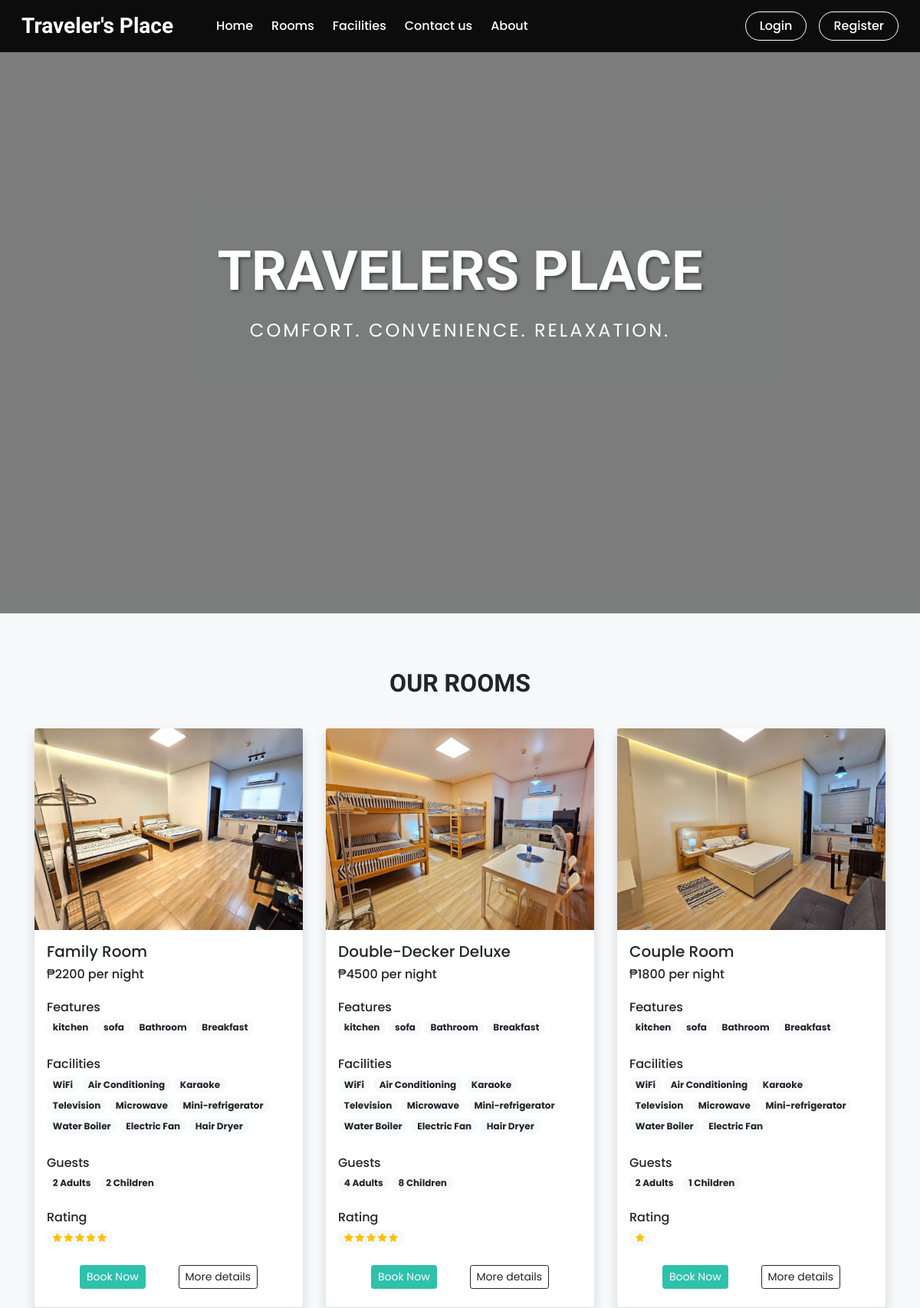
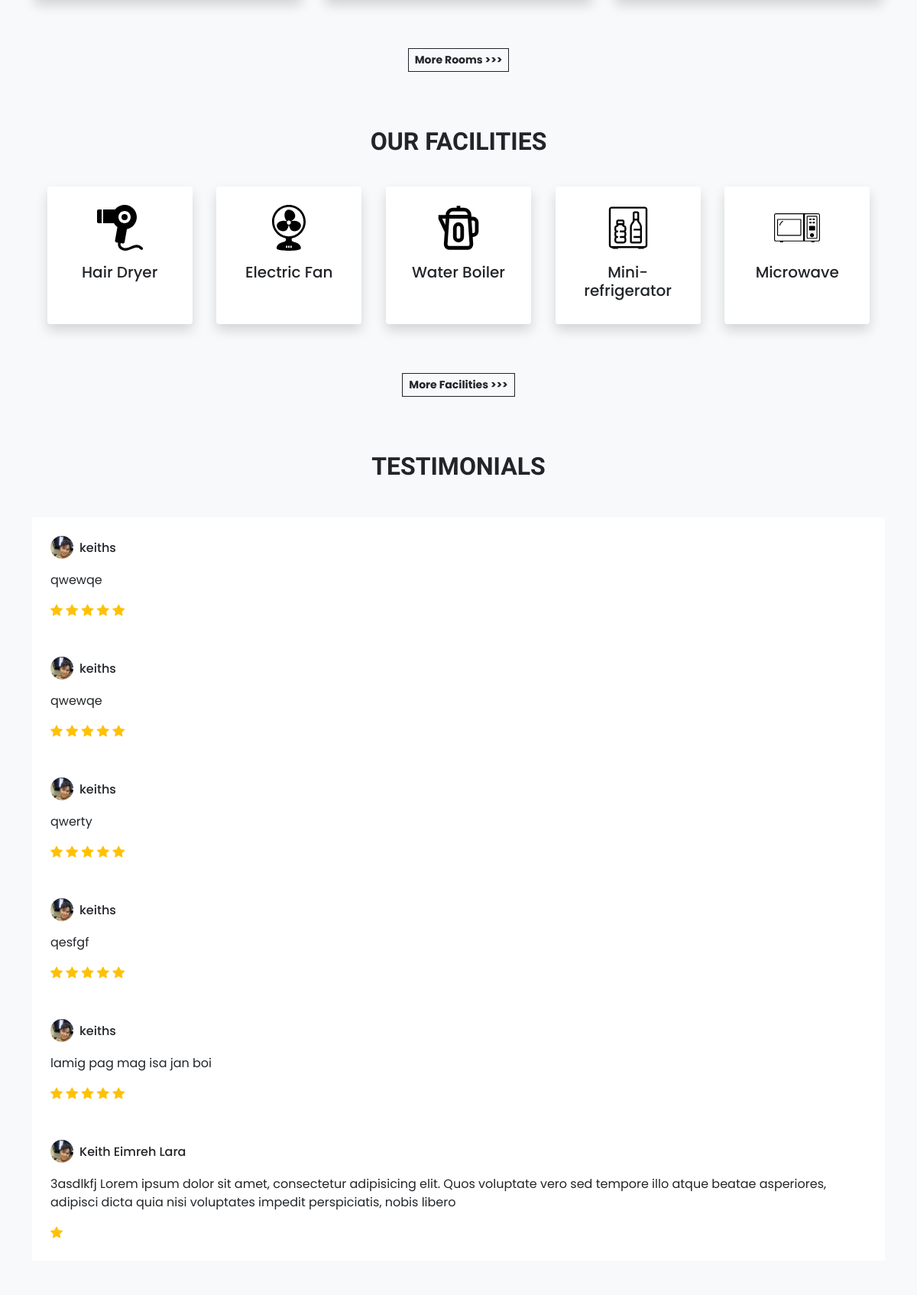
The page / (upper part) on the database its author committed (2 pictures, top to bottom).
### tables this page shows
CREATE TABLE `settings` (
  `sr_no` int(11) NOT NULL AUTO_INCREMENT,
  `site_title` varchar(50) NOT NULL,
  `site_about` varchar(250) NOT NULL,
  `shutdown` tinyint(1) NOT NULL,
  `payment_gcash_number` varchar(100) DEFAULT NULL,
  `payment_maya_number` varchar(100) DEFAULT NULL,
  `payment_gcash_qr` varchar(255) DEFAULT NULL,
  `payment_maya_qr` varchar(255) DEFAULT NULL,
  PRIMARY KEY (`sr_no`)
);

CREATE TABLE `rooms` (
  `id` int(11) NOT NULL AUTO_INCREMENT,
  `name` varchar(150) NOT NULL,
  `area` int(11) NOT NULL,
  `price` int(11) NOT NULL,
  `quantity` int(11) NOT NULL,
  `adult` int(11) NOT NULL,
  `children` int(11) NOT NULL,
  `description` varchar(350) NOT NULL,
  `status` tinyint(4) NOT NULL DEFAULT 1,
  `removed` int(11) NOT NULL DEFAULT 0,
  `archived_at` datetime DEFAULT NULL,
  `is_archived` tinyint(1) NOT NULL DEFAULT 0,
  PRIMARY KEY (`id`)
);

CREATE TABLE `room_images` (
  `sr_no` int(11) NOT NULL AUTO_INCREMENT,
  `room_id` int(11) NOT NULL,
  `image` varchar(150) NOT NULL,
  `thumb` tinyint(4) NOT NULL DEFAULT 0,
  PRIMARY KEY (`sr_no`),
  KEY `room_id` (`room_id`),
  CONSTRAINT `room_images_ibfk_1` FOREIGN KEY (`room_id`) REFERENCES `rooms` (`id`)
);

CREATE TABLE `features` (
  `id` int(11) NOT NULL AUTO_INCREMENT,
  `name` varchar(50) NOT NULL,
  PRIMARY KEY (`id`)
);

CREATE TABLE `facilities` (
  `id` int(11) NOT NULL AUTO_INCREMENT,
  `icon` varchar(100) NOT NULL,
  `name` varchar(50) NOT NULL,
  `description` varchar(250) NOT NULL,
  PRIMARY KEY (`id`)
);

CREATE TABLE `rating_review` (
  `sr_no` int(11) NOT NULL AUTO_INCREMENT,
  `booking_id` int(11) NOT NULL,
  `room_id` int(11) NOT NULL,
  `user_id` int(11) NOT NULL,
  `rating` int(11) NOT NULL,
  `review` varchar(200) NOT NULL,
  `seen` int(11) NOT NULL DEFAULT 0,
  `datentime` datetime NOT NULL DEFAULT current_timestamp(),
  PRIMARY KEY (`sr_no`),
  KEY `booking_id` (`booking_id`),
  KEY `room_id` (`room_id`),
  KEY `user_id` (`user_id`),
  CONSTRAINT `rating_review_ibfk_1` FOREIGN KEY (`booking_id`) REFERENCES `booking_order` (`booking_id`),
  CONSTRAINT `rating_review_ibfk_2` FOREIGN KEY (`room_id`) REFERENCES `rooms` (`id`),
  CONSTRAINT `rating_review_ibfk_3` FOREIGN KEY (`user_id`) REFERENCES `user_cred` (`id`)
);

CREATE TABLE `user_cred` (
  `id` int(11) NOT NULL AUTO_INCREMENT,
  `name` varchar(100) NOT NULL,
  `email` varchar(150) NOT NULL,
  `address` varchar(120) NOT NULL,
  `phonenum` varchar(100) NOT NULL,
  `pincode` int(11) NOT NULL,
  `dob` date NOT NULL,
  `profile` varchar(100) NOT NULL,
  `password` varchar(200) NOT NULL,
  `is_verified` int(11) NOT NULL DEFAULT 0,
  `token` varchar(200) DEFAULT NULL,
  `t_expire` date DEFAULT NULL,
  `status` int(11) NOT NULL DEFAULT 1,
  `datentime` datetime NOT NULL DEFAULT current_timestamp(),
  PRIMARY KEY (`id`)
);

### admin/inc/db_config.php (called while the page is built, shortened)
<?php
  function select($sql,$values,$datatypes)
  {
    $con = $GLOBALS['con'];
    if($stmt = mysqli_prepare($con,$sql))
    {
      if(!empty($values)){
        mysqli_stmt_bind_param($stmt,$datatypes,...$values);
      }
      if(mysqli_stmt_execute($stmt)){
        $res = mysqli_stmt_get_result($stmt);
        return $res;
      }
      else{
        mysqli_stmt_close($stmt);
        die("Query cannot be executed - Select");
      }
    }
    else{
      die("Query cannot be prepared - Select");
    }
  }
?>

### index.php (the view, shortened to what this page needs)
<!DOCTYPE html>
<html lang="en">
<head>
  <link  rel="stylesheet" href="https://unpkg.com/swiper@7/swiper-bundle.min.css">
  <?php require('inc/links.php'); ?>
</head>
<body class="bg-light">
  <?php require('inc/header.php'); ?>
  <section class="hero-section">
    <div class="swiper swiper-hero">
    </div>
    <div class="hero-content">
      <h1 class="hero-title">TRAVELERS PLACE</h1>
      <p class="hero-subtitle">Comfort. Convenience. Relaxation.</p>
    </div>
  </section>
  <h2 class="mt-5 pt-4 mb-4 text-center fw-bold h-font">OUR ROOMS</h2>
  <div class="container">
    <div class="row">
      <?php
        $room_res = select("SELECT * FROM `rooms` WHERE `status`=? AND `removed`=? ORDER BY `id` DESC LIMIT 3",[1,0],'ii');
        while($room_data = mysqli_fetch_assoc($room_res))
        {
          $fea_q = mysqli_query($con,"SELECT f.name FROM `features` f
            INNER JOIN `room_features` rfea ON f.id = rfea.features_id
            WHERE rfea.room_id = '$room_data[id]'");
          $features_data = "";
          while($fea_row = mysqli_fetch_assoc($fea_q)){
            $features_data .="<span class='badge rounded-pill bg-light text-dark text-wrap me-1 mb-1'>
              $fea_row[name]
            </span>";
          }
          $fac_q = mysqli_query($con,"SELECT f.name FROM `facilities` f
            INNER JOIN `room_facilities` rfac ON f.id = rfac.facilities_id
            WHERE rfac.room_id = '$room_data[id]'");
          $facilities_data = "";
          while($fac_row = mysqli_fetch_assoc($fac_q)){
            $facilities_data .="<span class='badge rounded-pill bg-light text-dark text-wrap me-1 mb-1'>
              $fac_row[name]
            </span>";
          }
          $room_thumb = ROOMS_IMG_PATH."thumbnail.jpg";
          $thumb_q = mysqli_query($con,"SELECT * FROM `room_images`
            WHERE `room_id`='$room_data[id]'
            AND `thumb`='1'");
          if(mysqli_num_rows($thumb_q)>0){
            $thumb_res = mysqli_fetch_assoc($thumb_q);
            $room_thumb = ROOMS_IMG_PATH.$thumb_res['image'];
          }
          $book_btn = "";
          if(!$settings_r['shutdown']){
            $login=0;
            $book_btn = "<button onclick='checkLoginToBook($login,$room_data[id])' class='btn btn-sm text-white custom-bg shadow-none'>Book Now</button>";
          }
          $rating_q = "SELECT AVG(rating) AS `avg_rating` FROM `rating_review`
            WHERE `room_id`='$room_data[id]' ORDER BY `sr_no` DESC LIMIT 20";
          $rating_res = mysqli_query($con,$rating_q);
          $rating_fetch = mysqli_fetch_assoc($rating_res);
          $rating_data = "";
          if($rating_fetch['avg_rating']!=NULL)
          {
            $rating_data = "<div class='rating mb-4'>
              <h6 class='mb-1'>Rating</h6>
              <span class='badge rounded-pill bg-light'>
            ";
            for($i=0; $i<$rating_fetch['avg_rating']; $i++){
              $rating_data .="<i class='bi bi-star-fill text-warning'></i> ";
            }
            $rating_data .= "</span>
              </div>
            ";
          }
          echo <<<data
            <div class="col-lg-4 col-md-6 my-3">
              <div class="card border-0 shadow" style="max-width: 350px; margin: auto;">
                <img src="$room_thumb" class="card-img-top">
                <div class="card-body">
                  <h5>$room_data[name]</h5>
                  <h6 class="mb-4">₱$room_data[price] per night</h6>
                  <div class="features mb-4">
                    <h6 class="mb-1">Features</h6>
                    $features_data
                  </div>
                  <div class="facilities mb-4">
                    <h6 class="mb-1">Facilities</h6>
                    $facilities_data
                  </div>
                  <div class="guests mb-4">
                    <h6 class="mb-1">Guests</h6>
                    <span class="badge rounded-pill bg-light text-dark text-wrap">
                      $room_data[adult] Adults
                    </span>
                    <span class="badge rounded-pill bg-light text-dark text-wrap">
                      $room_data[children] Children
                    </span>
                  </div>
                  $rating_data
                  <div class="d-flex justify-content-evenly mb-2">
                    $book_btn
                    <a href="room_details.php?id=$room_data[id]" class="btn btn-sm btn-outline-dark shadow-none">More details</a>
                  </div>
                </div>
              </div>
            </div>
          data;
        }
      ?>
      <div class="col-lg-12 text-center mt-5">
        <a href="rooms.php" class="btn btn-sm btn-outline-dark rounded-0 fw-bold shadow-none">More Rooms >>></a>
      </div>
    </div>
  </div>
  <h2 class="mt-5 pt-4 mb-4 text-center fw-bold h-font">OUR FACILITIES</h2>
  <div class="container">
    <div class="row justify-content-evenly px-lg-0 px-md-0 px-5">
      <?php
        $res = mysqli_query($con,"SELECT * FROM `facilities` ORDER BY `id` DESC LIMIT 5");
        $path = FACILITIES_IMG_PATH;
        while($row = mysqli_fetch_assoc($res)){
          echo<<<data
            <div class="col-lg-2 col-md-2 text-center bg-white rounded shadow py-4 my-3">
              <img src="$path$row[icon]" width="60px">
              <h5 class="mt-3">$row[name]</h5>
            </div>
          data;
        }
      ?>
      <div class="col-lg-12 text-center mt-5">
        <a href="facilities.php" class="btn btn-sm btn-outline-dark rounded-0 fw-bold shadow-none">More Facilities >>></a>
      </div>
    </div>
  </div>
  <h2 class="mt-5 pt-4 mb-4 text-center fw-bold h-font">TESTIMONIALS</h2>
  <div class="container mt-5">
    <div class="swiper swiper-testimonials">
      <div class="swiper-wrapper mb-5">
        <?php
          $review_q = "SELECT rr.*,uc.name AS uname, uc.profile, r.name AS rname FROM `rating_review` rr
            INNER JOIN `user_cred` uc ON rr.user_id = uc.id
            INNER JOIN `rooms` r ON rr.room_id = r.id
            ORDER BY `sr_no` DESC LIMIT 6";
          $review_res = mysqli_query($con,$review_q);
          $img_path = USERS_IMG_PATH;
          if(mysqli_num_rows($review_res)==0){
            echo 'No reviews yet!';
          }
          else
          {
            while($row = mysqli_fetch_assoc($review_res))
            {
              $stars = "<i class='bi bi-star-fill text-warning'></i> ";
              for($i=1; $i<$row['rating']; $i++){
                $stars .= " <i class='bi bi-star-fill text-warning'></i>";
              }
              echo<<<slides
                <div class="swiper-slide bg-white p-4">
                  <div class="profile d-flex align-items-center mb-3">
                    <img src="$img_path$row[profile]" class="rounded-circle" loading="lazy" width="30px">
                    <h6 class="m-0 ms-2">$row[uname]</h6>
                  </div>
                  <p>
                    $row[review]
                  </p>
                  <div class="rating">
                    $stars
                  </div>
                </div>
              slides;
            }
          }
        ?>
      </div>
    </div>
  </div>
</body>
</html>

### inc/header.php (shortened to what this page needs)
<nav id="nav-bar" class="navbar navbar-expand-lg navbar-dark px-lg-3 py-lg-2 fixed-top">
  <div class="container-fluid">
    <a class="navbar-brand me-5 fw-bold fs-3 h-font" href="index.php"><?php echo $settings_r['site_title'] ?></a>
    <div class="collapse navbar-collapse" id="navbarSupportedContent">
      <ul class="navbar-nav me-auto mb-2 mb-lg-0">
        <li class="nav-item">
          <a class="nav-link me-2" href="index.php">Home</a>
        </li>
        <li class="nav-item">
          <a class="nav-link me-2" href="rooms.php">Rooms</a>
        </li>
        <li class="nav-item">
          <a class="nav-link me-2" href="facilities.php">Facilities</a>
        </li>
        <li class="nav-item">
          <a class="nav-link me-2" href="contact.php">Contact us</a>
        </li>
        <li class="nav-item">
          <a class="nav-link" href="about.php">About</a>
        </li>
      </ul>
      <div class="d-flex">
        <?php
          if(isset($_SESSION['login']) && $_SESSION['login']==true)
          {
            $path = USERS_IMG_PATH;
            echo<<<data
              <div class="d-flex align-items-center">
                <div class="dropdown me-3">
                  <a class="position-relative text-dark" href="#" role="button" id="notificationDropdown" data-bs-toggle="dropdown" aria-expanded="false">
                    <i class="bi bi-bell fs-5"></i>
                    <span id="notification-badge" class="position-absolute top-0 start-100 translate-middle badge rounded-pill bg-danger" style="display: none; font-size: 0.6rem;">
                      0
                    </span>
                  </a>
                  <ul class="dropdown-menu dropdown-menu-end" aria-labelledby="notificationDropdown">
                    <li><h6 class="dropdown-header">Notifications</h6></li>
                    <li><hr class="dropdown-divider m-0"></li>
                    <div id="notification-dropdown" style="max-height: 300px; overflow-y: auto;">
                      <div class="dropdown-item text-center text-muted py-3">Loading notifications...</div>
                    </div>
                    <li><hr class="dropdown-divider m-0"></li>
                    <li><a class="dropdown-item text-center text-primary" href="user/notifications.php" onclick="var dropdown = bootstrap.Dropdown.getInstance(document.getElementById('notificationDropdown')); if(dropdown) dropdown.hide();">View All Notifications</a></li>
                  </ul>
                </div>
                <div class="btn-group">
                  <button type="button" class="btn btn-outline-dark shadow-none dropdown-toggle" data-bs-toggle="dropdown" data-bs-display="static" aria-expanded="false">
                    <img src="$path$_SESSION[uPic]" style="width: 25px; height: 25px;" class="me-1 rounded-circle">
                    $_SESSION[uName]
                  </button>
                <ul class="dropdown-menu dropdown-menu-lg-end">
                  <li><a class="dropdown-item" href="profile.php">Profile</a></li>
                  <li><a class="dropdown-item" href="bookings.php">Bookings</a></li>
                  <li><a class="dropdown-item" href="notifications.php">Notifications <span id="notification-badge-menu" class="badge bg-danger ms-2">0</span></a></li>
                  <li><a class="dropdown-item" id="logout-link" href="logout.php">Logout</a></li>
                </ul>
              </div>
            data;
          }
          else
          {
            echo<<<data
              <button type="button" class="btn btn-auth shadow-none me-lg-3 me-2" data-bs-toggle="modal" data-bs-target="#loginModal">
                Login
              </button>
              <button type="button" class="btn btn-auth shadow-none" data-bs-toggle="modal" data-bs-target="#registerModal">
                Register
              </button>
            data;
          }
        ?>
      </div>
    </div>
  </div>
</nav>

### rows shown on the page
settings: site_title "Traveler's Place"
rooms: room_images.image (picture), name "Family Room", price "2200", adult "2", children "2"
features: name "kitchen"
features: name "sofa"
features: name "Bathroom"
features: name "Breakfast"
facilities: name "WiFi"
facilities: name "Air Conditioning"
facilities: name "Karaoke"
facilities: name "Television"
facilities: name "Microwave", icon (picture)
facilities: name "Mini-refrigerator", icon (picture)
facilities: name "Water Boiler", icon (picture)
facilities: name "Electric Fan", icon (picture)
facilities: name "Hair Dryer", icon (picture)
rooms: room_images.image (picture), name "Double-Decker Deluxe", price "4500", adult "4", children "8"
rooms: room_images.image (picture), name "Couple Room", price "1800", adult "2", children "1"
rating_review: user.profile (picture), user.name "keiths", review "qwewqe"
rating_review: user.profile (picture), user.name "keiths", review "qwewqe"
rating_review: user.profile (picture), user.name "keiths", review "qwerty"
rating_review: user.profile (picture), user.name "keiths", review "qesfgf"
rating_review: user.profile (picture), user.name "keiths", review "lamig pag mag isa jan boi"
rating_review: user.profile (picture), user.name "Keith Eimreh Lara", review "3asdlkfj Lorem ipsum dolor sit amet, consectetur adipisicing elit. Quos voluptate vero sed tempore illo atque beatae asperiores, adipisci dicta quia nisi voluptates impedit perspiciatis, nobis libero"
